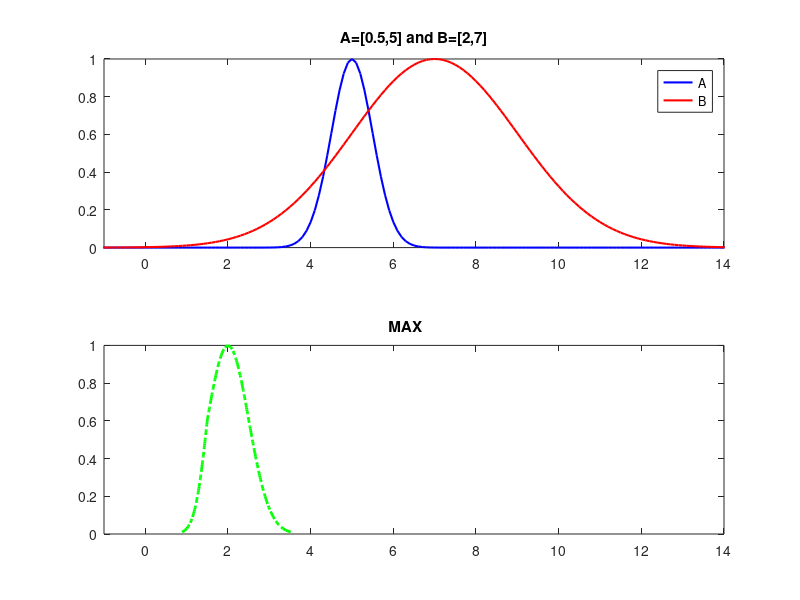

Recreate this plot in MATLAB.
clear
clc
%  Shahab Sotudian--94125091
% Gaussian  Number Operations
% Gaussian  Number A
sigma1=0.5;
mean1=2;

% Gaussian  Number B
sigma2=0.3;
mean2=1.8;

alfa=0;
y=[];
l = -5:0.1:15;

% alfa cut
A=[(mean1-sigma1*sqrt((-2)*log(alfa))),(mean1+sigma1*sqrt((-2)*log(alfa)))];
B=[(mean2-sigma2*sqrt((-2)*log(alfa))),(mean2+sigma2*sqrt((-2)*log(alfa)))];

% MAX    
for i=1:1:101
    alfa=(i-1)/100;
   y(i)=alfa;
s1(i)=max((mean1-sigma1*sqrt((-2)*log(alfa))),(mean2-sigma2*sqrt((-2)*log(alfa))));
s2(i)=max((mean1+sigma1*sqrt((-2)*log(alfa))),(mean2+sigma2*sqrt((-2)*log(alfa))));


end



    subplot(211)
h1=gaussmf(l,[0.5 5]);
plot(l,h1,'b','linewidth',1.5)
hold on
h2=gaussmf(l,[2 7]);
plot(l,h2,'r','linewidth',1.5)
title('A=[0.5,5] and B=[2,7]')
axis([-1,14,0,1])
legend('A','B')
    subplot(212)
plot(s1,y,'g-.','linewidth',2)
hold on
plot(s2,y,'g-.','linewidth',2)
axis([-1,14,0,1])
title('MAX    ')
